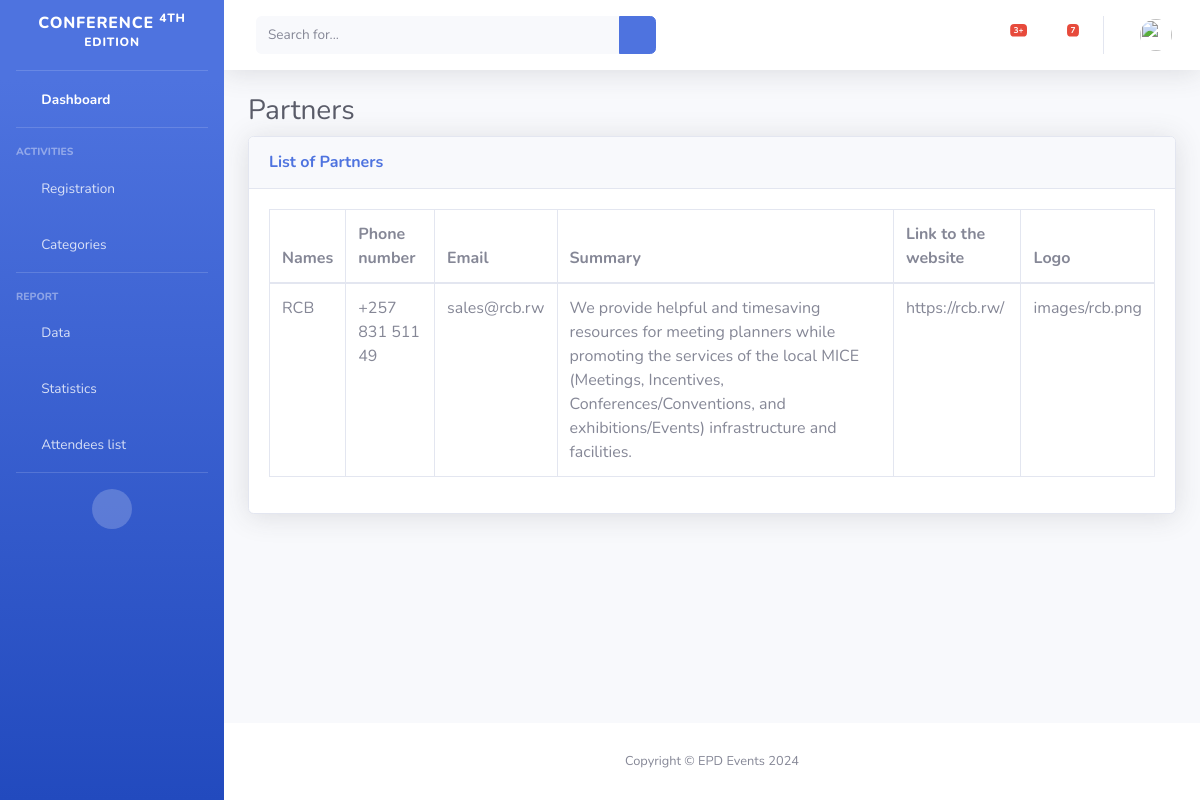
/administration/partners_list, run on the app's committed database.
### conference_planning/models.py (models this page shows, shortened)
class Partner(models.Model):
    organization_name = models.CharField(max_length=100)
    email = models.EmailField()
    phone_number = models.CharField(max_length=15)
    logo = models.ImageField(upload_to='images/')
    summary = models.TextField(max_length=5000)
    url = models.CharField(max_length=100)

### conference_planning/views.py (the view)
# urls.py: path('partners_list', views.partners_list.as_view(), name = 'partners_list'),
class partners_list(ListView):
    template_name = 'conference_planning/administration/partners_list.html'
    model = Partner
    context_object_name = 'partners'

### conference_planning/templates/conference_planning/administration/partners_list.html (shortened to what this page needs)
{% load static %}
{% load crispy_forms_tags %}
{% load crispy_forms_filters %}
<!DOCTYPE html>
<html lang="en">
<head>
    <link href="{% static 'administration/vendor/fontawesome-free/css/all.min.css' %}" rel="stylesheet" type="text/css">
    <link href="{% static 'administration/css/sb-admin-2.min.css' %}" rel="stylesheet">
</head>
<body id="page-top">
    <div id="wrapper">
        <ul class="navbar-nav bg-gradient-primary sidebar sidebar-dark accordion" id="accordionSidebar">
            <a class="sidebar-brand d-flex align-items-center justify-content-center" href="{% url 'administration:dashboard' %}">
                <div class="sidebar-brand-text mx-3">Conference <sup>4Th Edition</sup></div>
            </a>
            <hr class="sidebar-divider my-0">
            <li class="nav-item active">
                <a class="nav-link" href="{% url 'administration:dashboard' %}">
                    <i class="fas fa-fw fa-tachometer-alt"></i>
                    <span>Dashboard</span></a>
            </li>
            <hr class="sidebar-divider">
            <div class="sidebar-heading">
                Activities
            </div>
            <li class="nav-item">
                <a class="nav-link collapsed" href="#" data-toggle="collapse" data-target="#collapseTwo"
                    aria-expanded="true" aria-controls="collapseTwo">
                    <i class="fas fa-fw fa-cog"></i>
                    <span>Registration</span>
                </a>
            </li>
            <li class="nav-item">
                <a class="nav-link collapsed" href="#" data-toggle="collapse" data-target="#collapseUtilities"
                    aria-expanded="true" aria-controls="collapseUtilities">
                    <i class="fas fa-fw fa-wrench"></i>
                    <span>Categories</span>
                </a>
            </li>
            <hr class="sidebar-divider">
            <div class="sidebar-heading">
                Report
            </div>
            <li class="nav-item">
                <a class="nav-link collapsed" href="#" data-toggle="collapse" data-target="#collapsePages"
                    aria-expanded="true" aria-controls="collapsePages">
                    <i class="fas fa-fw fa-folder"></i>
                    <span>Data</span>
                </a>
            </li>
            <li class="nav-item">
                <a class="nav-link" href="#">
                    <i class="fas fa-fw fa-chart-area"></i>
                    <span>Statistics</span></a>
            </li>
            <li class="nav-item">
                <a class="nav-link" href="{% url 'administration:attendees' %}">
                    <i class="fas fa-fw fa-table"></i>
                    <span>Attendees list</span></a>
            </li>
            <hr class="sidebar-divider d-none d-md-block">
            <div class="text-center d-none d-md-inline">
                <button class="rounded-circle border-0" id="sidebarToggle"></button>
            </div>
        </ul>
        <div id="content-wrapper" class="d-flex flex-column">
            <div id="content">
                <nav class="navbar navbar-expand navbar-light bg-white topbar mb-4 static-top shadow">
                    <form
                        class="d-none d-sm-inline-block form-inline mr-auto ml-md-3 my-2 my-md-0 mw-100 navbar-search">
                        <div class="input-group">
                            <input type="text" class="form-control bg-light border-0 small" placeholder="Search for..."
                                aria-label="Search" aria-describedby="basic-addon2">
                            <div class="input-group-append">
                                <button class="btn btn-primary" type="button">
                                    <i class="fas fa-search fa-sm"></i>
                                </button>
                            </div>
                        </div>
                    </form>
                    <ul class="navbar-nav ml-auto">
                        <li class="nav-item dropdown no-arrow mx-1">
                            <a class="nav-link dropdown-toggle" href="#" id="alertsDropdown" role="button"
                                data-toggle="dropdown" aria-haspopup="true" aria-expanded="false">
                                <i class="fas fa-bell fa-fw"></i>
                                <span class="badge badge-danger badge-counter">3+</span>
                            </a>
                        </li>
                        <li class="nav-item dropdown no-arrow mx-1">
                            <a class="nav-link dropdown-toggle" href="#" id="messagesDropdown" role="button"
                                data-toggle="dropdown" aria-haspopup="true" aria-expanded="false">
                                <i class="fas fa-envelope fa-fw"></i>
                                <span class="badge badge-danger badge-counter">7</span>
                            </a>
                        </li>
                        <li class="nav-item dropdown no-arrow">
                            <a class="nav-link dropdown-toggle" href="#" id="userDropdown" role="button"
                                data-toggle="dropdown" aria-haspopup="true" aria-expanded="false">
                                <img class="img-profile rounded-circle"
                                    src="{% static 'administration/img/undraw_profile.svg' %}">
                            </a>
                        </li>
                    </ul>
                </nav>
                <div class="container-fluid">
                    <h1 class="h3 mb-2 text-gray-800">Partners</h1>
                    <div class="card shadow mb-4">
                        <div class="card-header py-3">
                            <h6 class="m-0 font-weight-bold text-primary">List of Partners</h6>
                        </div>
                        <div class="card-body">
                            <div class="table-responsive">
                                <table class="table table-bordered" id="dataTable" width="100%" cellspacing="0">
                                    <thead>
                                        <tr>
                                            <th>Names</th>
                                            <th>Phone number</th>
                                            <th>Email</th>
                                            <th>Summary</th>
                                            <th>Link to the website</th>
                                            <th>Logo</th>
                                        </tr>
                                    </thead>
                                    <tbody>
                                        {% for partner in partners %}
                                        <tr>
                                            <td>{{ partner.organization_name }}</td>
                                            <td>{{ partner.phone_number }}</td>
                                            <td>{{ partner.email }}</td>
                                            <td>{{ partner.summary }}</td>
                                            <td>{{ partner.url }}</td>
                                            <td>{{ partner.logo }}</td>
                                        </tr>
                                        {% endfor %}
                                    </tbody>
                                </table>
                            </div>
                        </div>
                    </div>
                </div>
            </div>
            <footer class="sticky-footer bg-white">
                <div class="container my-auto">
                    <div class="copyright text-center my-auto">
                        <span>Copyright &copy; EPD Events 2024</span>
                    </div>
                </div>
            </footer>
        </div>
    </div>
</body>
</html>

### data on the page
Partner: organization_name "RCB", phone_number "+257 831 511 49", email "sales@rcb.rw", summary "We provide helpful and timesaving resources for meeting planners while promoting the services of the local MICE (Meetings, Incentives, Conferences/Conventions, and exhibitions/Events) infrastructure and facilities.", url "https://rcb.rw/", logo "images/rcb.png"
